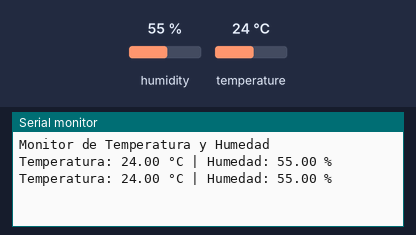
Recording of a sketch running on a simulated Arduino Uno, built with avr-gcc and run on an emulated ATmega328P. Shown: the last lines printed to the serial monitor. The inputs (shaded band) are chosen by the test bench; at power-on: humidity 55 %, temperature 24 °C.

Above: at 2.8 s.
2.9 s: humidity set to 22 %
At 4.8 s:
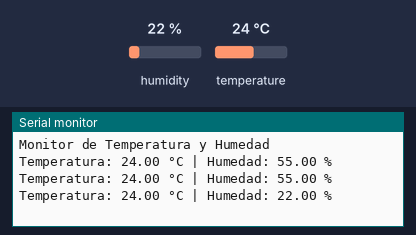
5.6 s: temperature set to 12 °C
At 6.5 s:
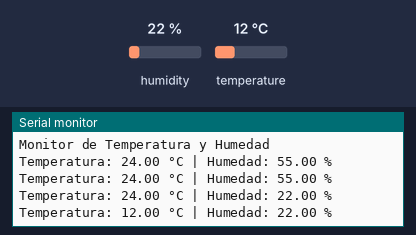
8.3 s: humidity set to 40 %
At 11.3 s:
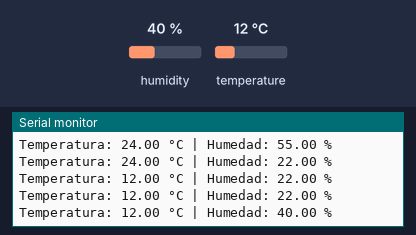
Timing chart, 0 to 12.8 s (numbered marks = the images above; inputs shaded):
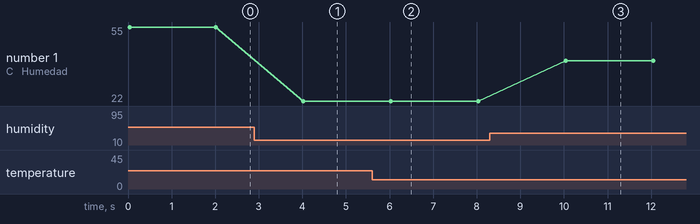

The sketch:

sketch.ino
```cpp
#include <DHT.h>

#define DHTPIN 2
#define DHTTYPE DHT22

DHT dht(DHTPIN, DHTTYPE);

void setup() {
  Serial.begin(9600);
  dht.begin();

  Serial.println("Monitor de Temperatura y Humedad");
}

void loop() {

  float temperatura = dht.readTemperature();
  float humedad = dht.readHumidity();

  if (isnan(temperatura) || isnan(humedad)) {
    Serial.println("Error al leer el sensor");
    delay(2000);
    return;
  }

  Serial.print("Temperatura: ");
  Serial.print(temperatura);
  Serial.print(" °C | Humedad: ");
  Serial.print(humedad);
  Serial.println(" %");

  delay(2000);
}
```

Measured:
- after the input at 2.9 s, the serial monitor: prints a new line after 1.1 s (image 1)
- after the input at 5.6 s, the serial monitor: prints a new line after 0.43 s (image 2)
- after the input at 8.3 s, the serial monitor: prints a new line after 1.7 s (image 3)
- plotted number 1: 55 → 22 after the input at 2.9 s, 22 → 40 after the input at 8.3 s
